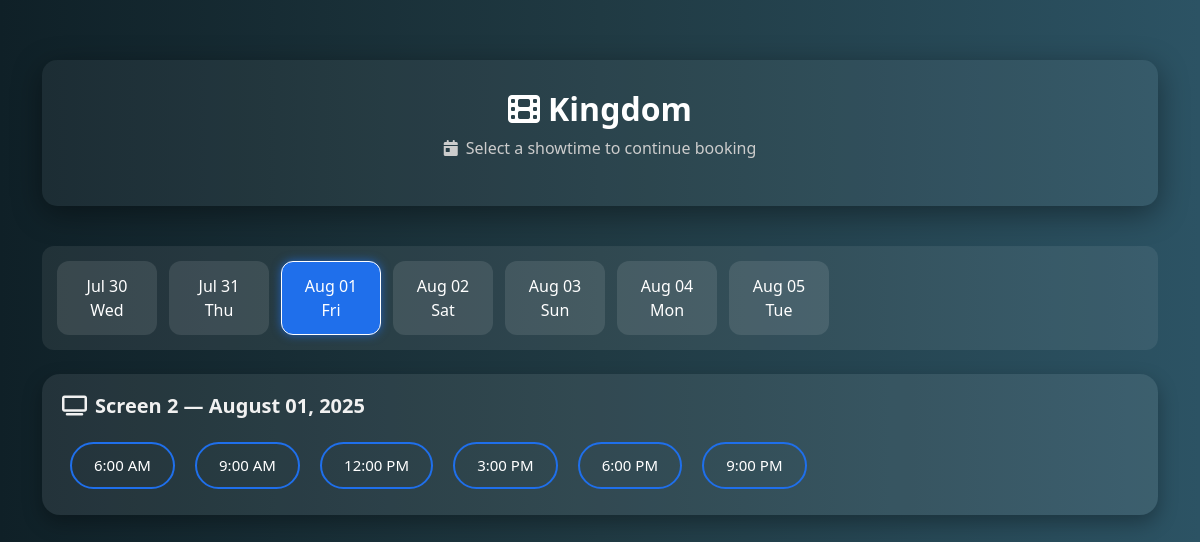
Screenshot of /movie/4/select_showtime/?date=2025-08-01 with the database file from the repository.
### booking/models.py (models this page shows, shortened)
class Movie(models.Model):
    title = models.CharField(max_length=100)
    description = models.TextField()
    show_time = models.DateTimeField()
    price = models.DecimalField(max_digits=6, decimal_places=2)
    image = models.ImageField(upload_to='movie_images/', null=True, blank=True)
    location = models.CharField(max_length=100, default="Hyderabad")
    screen_number = models.PositiveIntegerField(default=1)

class Showtime(models.Model):
    movie = models.ForeignKey(Movie, on_delete=models.CASCADE)
    date = models.DateField()
    time = models.TimeField()
    screen_number = models.IntegerField(choices=[(1, 'Screen 1'), (2, 'Screen 2'), (3, 'Screen 3')])

### booking/views.py (the view)
# urls.py: path('movie/<int:movie_id>/select_showtime/', views.select_showtime, name='select_showtime'),
def select_showtime(request, movie_id):
    movie = get_object_or_404(Movie, id=movie_id)
    start_date = movie.show_time.date()
    dates = [start_date + timedelta(days=i) for i in range(7)]
    show_times_per_day = [
        datetime.strptime(t, "%I:%M %p").time()
        for t in ["6:00 AM", "9:00 AM", "12:00 PM", "3:00 PM", "6:00 PM", "9:00 PM"]
    ]
    for single_date in dates:
        for time_obj in show_times_per_day:
            Showtime.objects.get_or_create(
                movie=movie,
                screen_number=movie.screen_number,
                date=single_date,
                time=time_obj
            )
    selected_date_str = request.GET.get("date")
    if selected_date_str:
        try:
            selected_date = datetime.strptime(selected_date_str, "%Y-%m-%d").date()
        except ValueError:
            selected_date = start_date
    else:
        selected_date = start_date
    showtimes = Showtime.objects.filter(
        movie=movie,
        screen_number=movie.screen_number,
        date=selected_date
    ).order_by('time')
    showtimes_by_screen = {movie.screen_number: list(showtimes)}
    return render(request, "booking/select_showtime.html", {
        "movie": movie,
        "showtimes_by_screen": showtimes_by_screen,
        "dates": dates,
        "selected_date": selected_date,
    })

### booking/templates/booking/select_showtime.html (shortened to what this page needs)
{% load static %}
<!DOCTYPE html>
<html lang="en">
<head>
    <link href="https://cdn.jsdelivr.net/npm/bootstrap@5.3.2/dist/css/bootstrap.min.css" rel="stylesheet">
    <link href="https://cdnjs.cloudflare.com/ajax/libs/font-awesome/6.5.0/css/all.min.css" rel="stylesheet">
</head>
<body>
<div class="container">
    <div class="movie-header">
        <h2><i class="fas fa-film me-2"></i>{{ movie.title }}</h2>
        <p><i class="fas fa-calendar-day me-2"></i>Select a showtime to continue booking</p>
    </div>
    <div class="date-scroll mb-4">
        {% for date in dates %}
            <a href="?date={{ date|date:'Y-m-d' }}" class="date-box {% if date == selected_date %}active{% endif %}">
                {{ date|date:"M d" }}<br>{{ date|date:"D" }}
            </a>
        {% endfor %}
    </div>
    {% if showtimes_by_screen %}
        {% for screen, show_list in showtimes_by_screen.items %}
            <div class="card mb-4">
                <h5><i class="fas fa-tv me-2"></i>Screen {{ screen }} — {{ selected_date|date:"F d, Y" }}</h5>
                <div>
                    {% for show in show_list %}
                        <a href="{% url 'select_seats' movie.id show.id %}" class="btn showtime-btn">
                            {{ show.time|time:"g:i A" }}
                        </a>
                    {% endfor %}
                </div>
            </div>
        {% endfor %}
    {% else %}
        <div class="alert text-center">
            <i class="fas fa-exclamation-triangle me-2"></i>No showtimes available for this date.
        </div>
    {% endif %}
</div>
</body>
</html>

### booking/templates/booking/select_showtime.html (style rules this page uses)
body { background: linear-gradient(to right, #0f2027, #203a43, #2c5364); font-family: 'Segoe UI', sans-serif; color: white; margin: 0; padding: 0; }
.container { margin-top: 60px; margin-bottom: 60px; }
.movie-header { background: rgba(255, 255, 255, 0.05); padding: 30px 25px; border-radius: 15px; box-shadow: 0 8px 30px rgba(0, 0, 0, 0.4); text-align: center; margin-bottom: 40px; animation: fadeInDown 1s ease; }
.movie-header h2 { font-weight: 700; font-size: 32px; }
.movie-header p { font-size: 16px; color: #ccc; }
.date-scroll { display: flex; overflow-x: auto; padding: 15px; background-color: rgba(255, 255, 255, 0.07); border-radius: 12px; margin-bottom: 30px; scroll-behavior: smooth; animation: fadeInUp 0.8s ease; }
.date-box { min-width: 100px; padding: 12px 15px; margin-right: 12px; text-align: center; background-color: rgba(255, 255, 255, 0.1); border-radius: 12px; cursor: pointer; text-decoration: none; color: white; font-weight: 500; transition: all 0.3s ease; border: 1px solid transparent; }
.date-box.active { background-color: #1f6feb; border-color: #fff; color: #fff; box-shadow: 0 0 10px rgba(31, 111, 235, 0.7); }
.card { background: rgba(255, 255, 255, 0.08); border: none; border-radius: 18px; box-shadow: 0 8px 20px rgba(0, 0, 0, 0.3); padding: 20px; animation: fadeInUp 1s ease; }
.card h5 { font-weight: 600; margin-bottom: 18px; color: #f1f1f1; }
.showtime-btn { margin: 6px 8px; border-radius: 50px; padding: 10px 22px; font-weight: 500; font-size: 15px; color: #fff; border: 2px solid #1f6feb; background: transparent; transition: 0.3s ease; }

### rows the page displays
Movie: title "Kingdom"
Showtime: screen_number "2", selected_date "August 01, 2025", time "6:00 AM"
Showtime: time "9:00 AM"
Showtime: time "12:00 PM"
Showtime: time "3:00 PM"
Showtime: time "6:00 PM"
Showtime: time "9:00 PM"

### other values shown
{{ date|date:"M d" }} "Jul 30" "Jul 31" "Aug 01" "Aug 02" "Aug 03" "Aug 04" "Aug 05"
{{ date|date:"D" }} "Wed" "Thu" "Fri" "Sat" "Sun" "Mon" "Tue"
